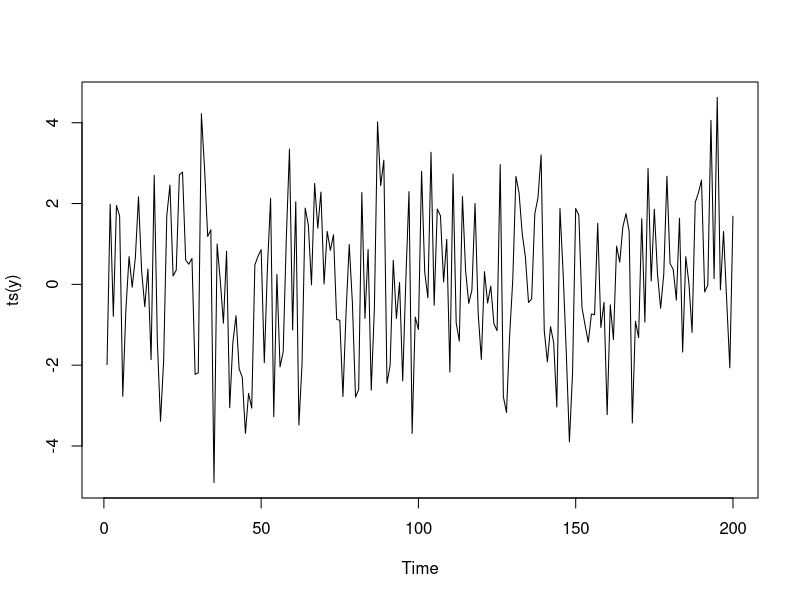
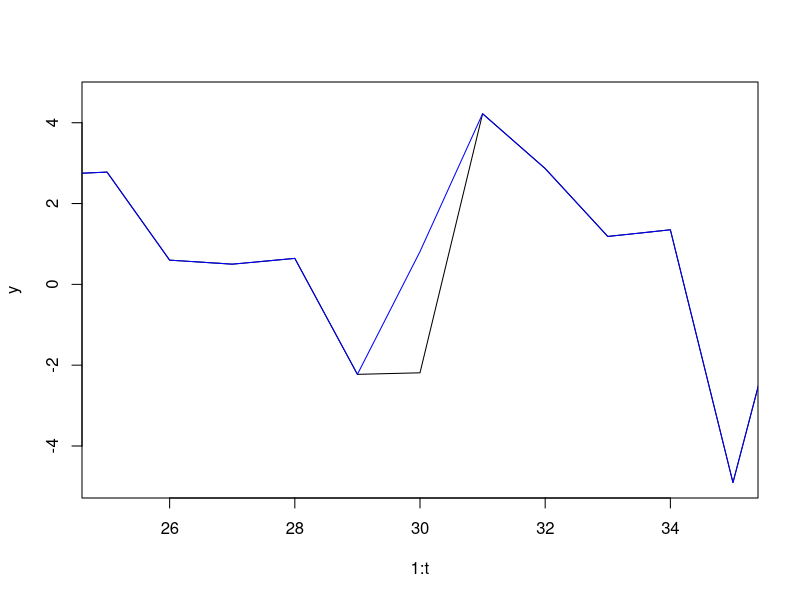
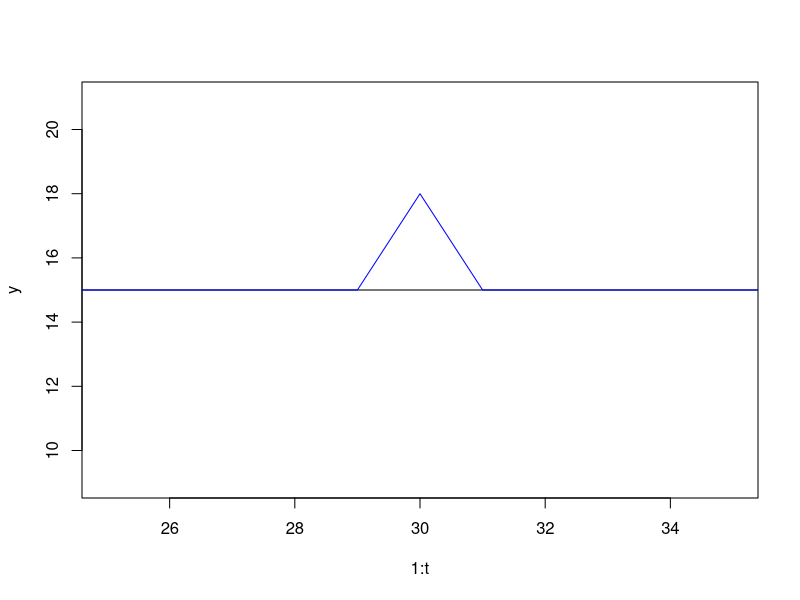
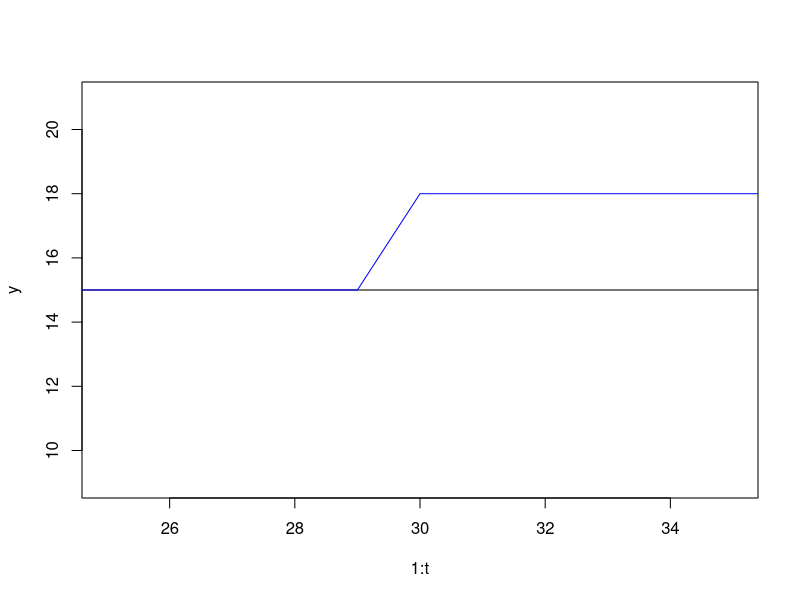
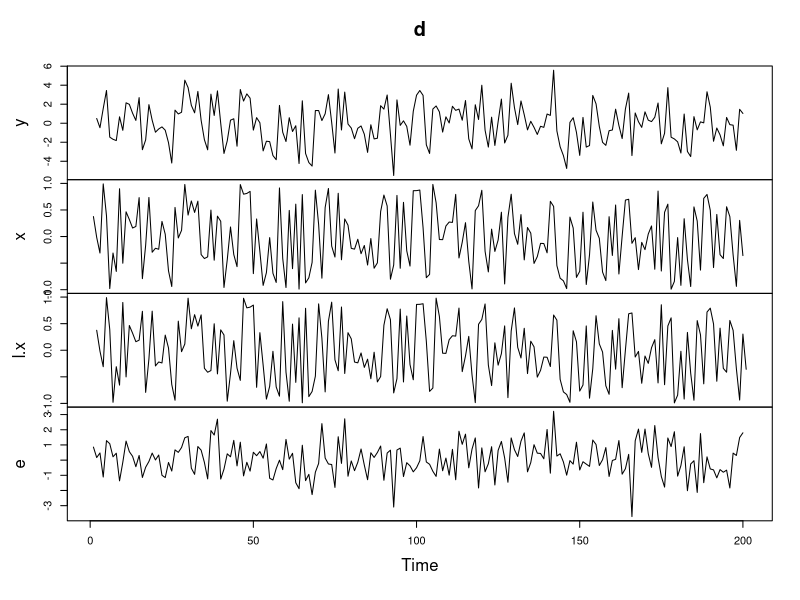
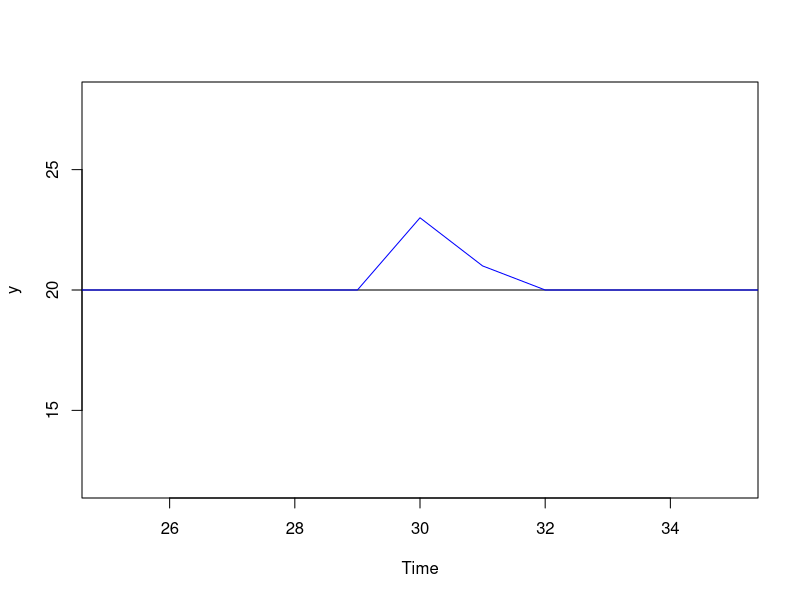
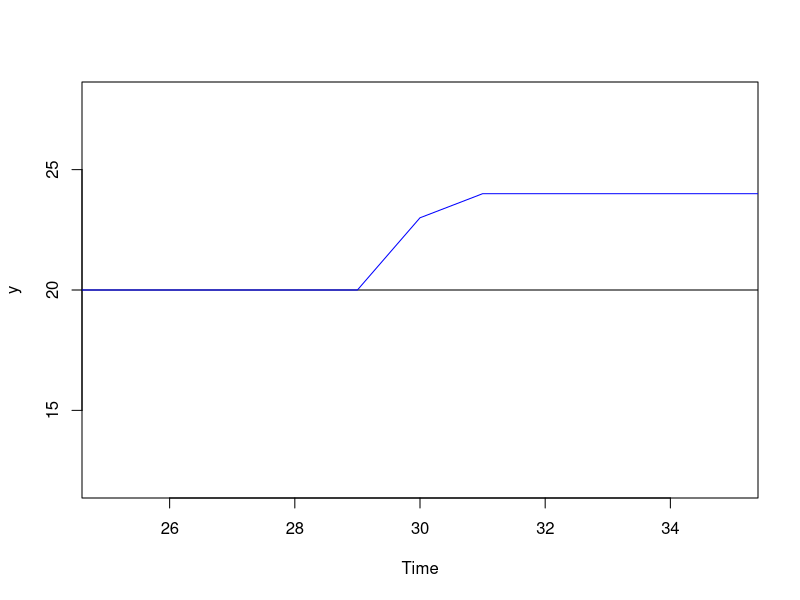
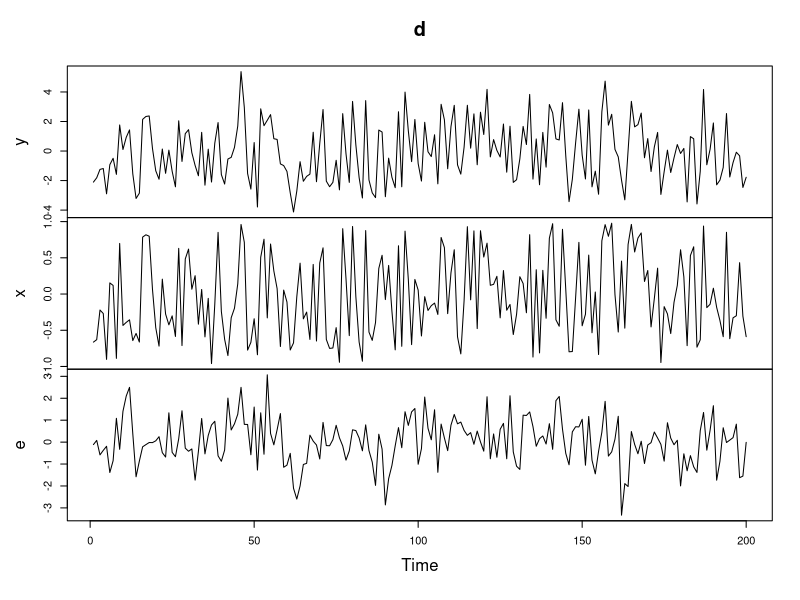

Source code (R) for these figures, in order:
################################################################
## Intro to time-series with R
## Author: Pablo Barberá
## Quant III Lab 7
## October 17th 2013
################################################################

library(car)
set.seed(123)

################################################################
## TIME-SERIES WITH IID ERRORS AND NO DISTRIBUTED LAGS
## (i.e., no serial correlation and no lagged covariates)
################################################################

# generating simulated data
t <- 200
x <- runif(t, -1, 1)
e <- rnorm(t, 0, 1)
beta <- 3

y <- beta * x + e

plot(ts(y))


# OLS is unbiased and efficient
summary(ols <- lm(y ~ x))

# testing for serial correlation
durbinWatsonTest(ols, max.lag=1)
# note: H0 = no autocorrelation
# D-W Stats near 2 imply we do not reject the null

# LM test = Breusch-Godfrey
summary(ols <- lm(ols$resid ~ x + c(NA, ols$resid[-t])))

Rstat <- (t - 1) * summary(ols)$r.squared
Rstat
qchisq(0.95, 1) ## critical value
p <- pchisq(Rstat, df=1) ## p-value: cannot reject null no serial correlation
1-p ## p>0.05, so we do not reject the null of no serial correlation

# IMPULSE RESPONSE FUNCTION for x
# (x goes up one unit in t and then back down to zero in t+1)
new.x <- x
new.x[30] <- new.x[30] + 1 ## ading one unit to obs. 300
new.y <- beta * new.x + e

plot(1:t, y, type="l", xlim=c(25, 35))
lines(1:t, new.y, col="blue")

# easier to see without error and assuming covariate is at some eq. value
# (see Beck and Katz, 2011, for more examples)
x <- rep(5, t)
new.x <- x; new.x[30] <- new.x[30] + 1

y <- beta * x
new.y <- beta * new.x 

plot(1:t, y, type="l", xlim=c(25, 35))
lines(1:t, new.y, col="blue")


# UNIT RESPONSE FUNCTION for x
# (x goes up one unit in t and remains up one unit for all remaining periods)
new.x <- x; new.x[30:t] <- new.x[30:t] + 1
new.y <- beta * new.x 

plot(1:t, y, type="l", xlim=c(25, 35))
lines(1:t, new.y, col="blue")


################################################################
## TIME-SERIES WITH IID ERRORS AND DISTRIBUTED LAGS
## (i.e., no serial correlation and lagged covariates)
################################################################

rm(list=ls())
set.seed(777)

t <- 200
## now using 'ts' function (this will make computing lags easier)
x <- ts(runif(t, -1, 1))
l.x <- lag(x, -1)
e <- ts(rnorm(t, 0, 1))
beta <- 3
gamma <- 1
y <- beta * x + gamma * l.x + e

## putting it all together
d <- ts.union(y, x, l.x, e)
plot(d)

# everything still works...
summary(ols <- lm(y ~ x + l.x, data=d))

durbinWatsonTest(ols, max.lag=1) ## no serial correlation

# same with LM test
resid <- ts(ols$resid, start=2)
l.resid <- lag(resid, -1)
d <- ts.union(y, x, l.x, resid, l.resid)
summary(ols <- lm(resid ~ x + l.x + l.resid, data=d))
Rstat <- (t - 1) * summary(ols)$r.squared
qchisq(0.95, 1) ## critical value
p <- pchisq(Rstat, df=1) ## p-value: cannot reject null no serial correlation
1-p ## p>0.05, so we do not reject the null of no serial correlation

# IMPULSE RESPONSE FUNCTION for x
# (x goes up one unit in t and then back down to zero in t+1)
x <- ts(rep(5, t)); new.x <- x; new.x[30] <- new.x[30] + 1
l.x <- lag(x, -1); new.l.x <- lag(new.x, -1)
y <- beta * x + gamma * l.x
new.y <- beta * new.x + gamma * new.l.x

plot(y, xlim=c(25, 35))
lines(new.y, col="blue")
diff <- new.y - y
diff[25:35] ## in t, it goes up by beta; in t+1, it goes up by gamma

# UNIT RESPONSE FUNCTION for x
# (x goes up one unit in t and remains up one unit for all remaining periods)
x <- ts(rep(5, t)); new.x <- x; new.x[30:t] <- new.x[30:t] + 1
l.x <- lag(x, -1); new.l.x <- lag(new.x, -1)
y <- beta * x + gamma * l.x
new.y <- beta * new.x + gamma * new.l.x

plot(y, xlim=c(25, 35))
lines(new.y, col="blue")
diff <- new.y - y
diff[25:35] ## in t, it goes up by beta; in t+1..., it goes up by beta+gamma


################################################################
## TIME-SERIES WITH AR1 ERRORS
## (i.e., serial correlation and no lagged covariates)
################################################################

rm(list=ls())
set.seed(444)

t <- 200
x <- ts(runif(t, -1, 1))
rho <- 0.2
# generating AR1 errors
nu <- rnorm(t)
e <- c(nu[1], rep(NA, t-1))
for (i in 2:t){
    e[i] <- rho * e[i-1] + nu[i]
}
e <- ts(e)
beta <- 3
y <- beta * x + e


## putting it all together
d <- ts.union(y, x, e)
plot(d) ## what plots show serial correlation?

# unbiased BUT inefficient
summary(ols <- lm(y ~ x, data=d))

durbinWatsonTest(ols, max.lag=1) ## we reject the null of no serial corr.

resid <- ts(ols$resid, start=2)
l.resid <- lag(resid, -1)
d <- ts.union(y, x, resid, l.resid)

summary(ols <- lm(resid ~ x + l.resid, data=d))
Rstat <- (t - 1) * summary(ols)$r.squared
qchisq(0.95, 1) ## critical value
p <- pchisq(Rstat, df=1) ## p-value: we reject null no serial correlation
1-p ## p<0.05, so now we DO reject the null of no serial correlation

## how to solve this?
## One option is to fix standard errors using prais-winsten or cochrane-orcutt
## Another option is to add lagged DVs, which (usually) solves the problem:

l.y <- lag(y, -1)
d <- ts.union(y, x, l.y, e)
summary(ols <- lm(y ~ l.y + x, data=d))

## (remember that DW does not work when you have lagged DV)
## (also note that if you do NOT have serial correlation and use a lagged DV,
## then estimates are biased! See e.g. Keele and Kelly, 2006)

resid <- ts(ols$resid, start=2) ## 
d <- ts.union(y, x, resid, l.resid, l.y)

summary(ols <- lm(resid ~ x + l.resid + l.y, data=d))
Rstat <- (t - 1) * summary(ols)$r.squared
qchisq(0.95, 1) ## critical value
p <- pchisq(Rstat, df=1) ## p-value: still reject null no serial correlation
1-p ## p<0.05, so now we DO reject the null of no serial correlation


# IMPULSE RESPONSE FUNCTION for nu (iid error)
# (x goes up one unit in t and then back down to zero in t+1)
## 1) baseline assuming x and nu are at equilibrium values
x <- ts(rep(5, t))
nu <- rep(0, t) 
e[1] <- 0
for (i in 2:t){
    e[i] <- rho * e[i-1] + nu[i]
}
e <- ts(e)
y <- beta * x + e

## 2) new values, after adding +1 to nu for one period
nu[30] <- nu[30] + 1
for (i in 2:t){
    e[i] <- rho * e[i-1] + nu[i]
}
e <- ts(e)
new.y <- beta * x + e

plot(y, xlim=c(25, 35))
lines(new.y, col="blue")
diff <- new.y - y
diff[25:35] 

################################################################
## what happens if rho is now .9 ?
################################################################

rho <- .9

x <- ts(rep(5, t))
nu <- rep(0, t) 
e[1] <- 0
for (i in 2:t){
    e[i] <- rho * e[i-1] + nu[i]
}
e <- ts(e)
y <- beta * x + e

nu[30] <- nu[30] + 1
for (i in 2:t){
    e[i] <- rho * e[i-1] + nu[i]
}
e <- ts(e)
new.y <- beta * x + e

plot(y, xlim=c(25, 50))
lines(new.y, col="blue")
diff <- new.y - y
diff[25:50] 

################################################################
## what if rho = 1? (random walk)
################################################################

rm(list=ls())
set.seed(333)

t <- 200
x <- ts(runif(t, -1, 1))
rho <- 1
# generating AR1 errors
nu <- rnorm(t)
e <- c(nu[1], rep(NA, t-1))
for (i in 2:t){
    e[i] <- rho * e[i-1] + nu[i]
}
e <- ts(e)
beta <- 3
y <- beta * x + e


## putting it all together
d <- ts.union(y, x, e)
plot(d)  

# everything is still fine
summary(ols <- lm(y ~ x, data=d))



################################################################
## what if rho > 1? (non-stationary time-series)
################################################################

rm(list=ls())
set.seed(333)

t <- 200
x <- ts(runif(t, -1, 1))
rho <- 1.05
# generating AR1 errors
nu <- rnorm(t)
e <- c(nu[1], rep(NA, t-1))
for (i in 2:t){
    e[i] <- rho * e[i-1] + nu[i]
}
e <- ts(e)
beta <- 3
y <- beta * x + e


## putting it all together
d <- ts.union(y, x, e)
plot(d)  

# everything explodes
summary(ols <- lm(y ~ x, data=d))









